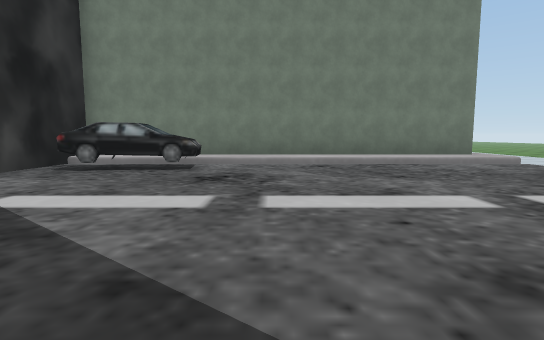
view 1 (above)

12 first-person views from a walk through a Unity game level. The camera is 1.2 m above the floor, tilts 6° down and sees 80° across. The floor is counted in squares, 2 m on a side. Each view is taken from the middle of a square. On the plan, view 1 faces up. The plan holds only what a view shows up to about 10 squares ahead; the rest is blank. The place goes on beyond the plan. The player character is not drawn. Some surface patterns are stand-ins.

view 2
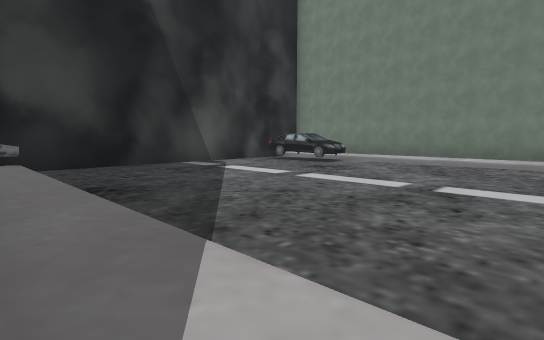

view 3
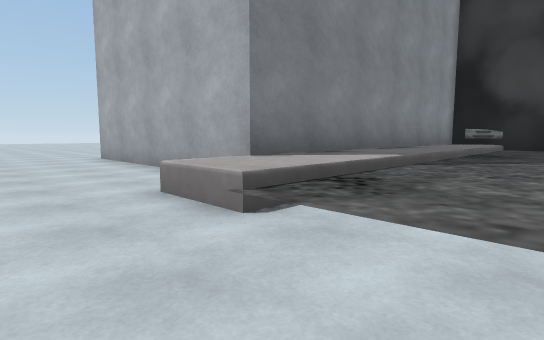

view 4
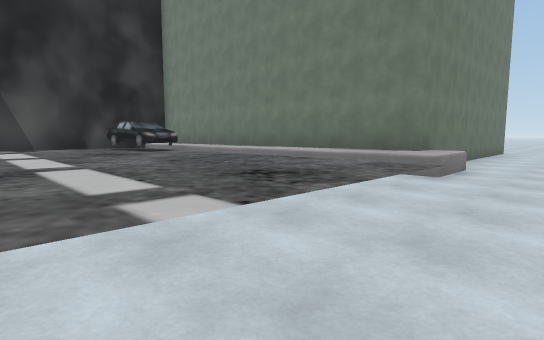

view 5
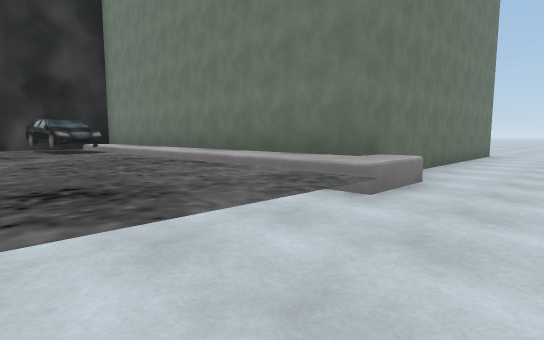

view 6
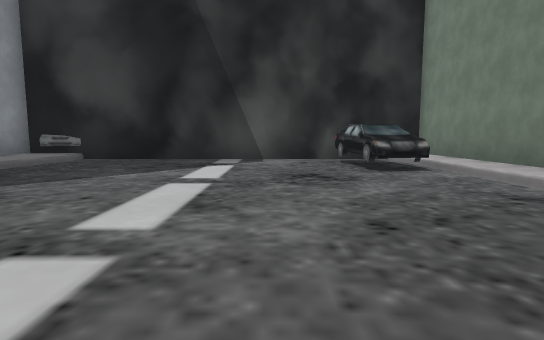

view 7
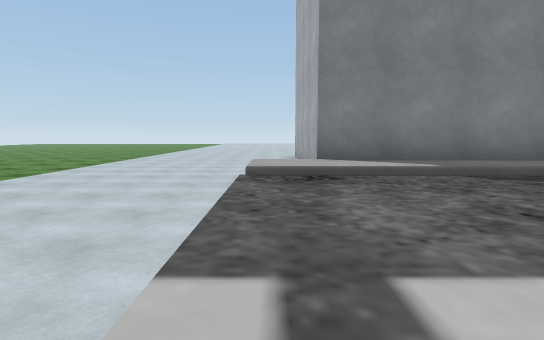

view 8
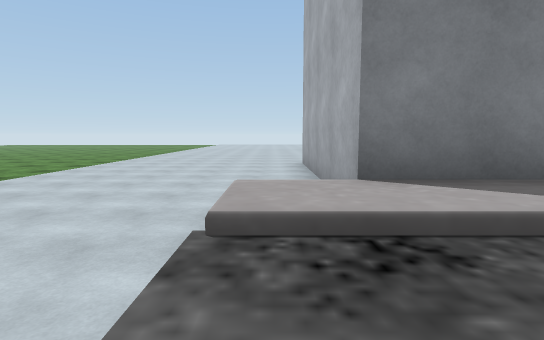

view 9
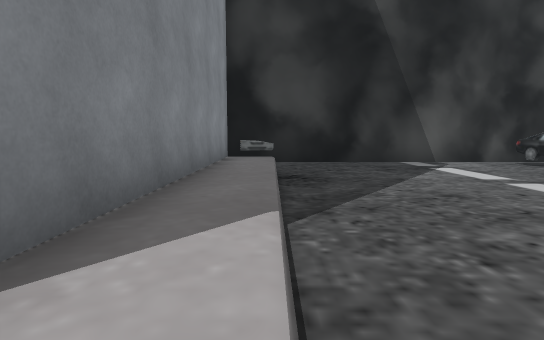

view 10
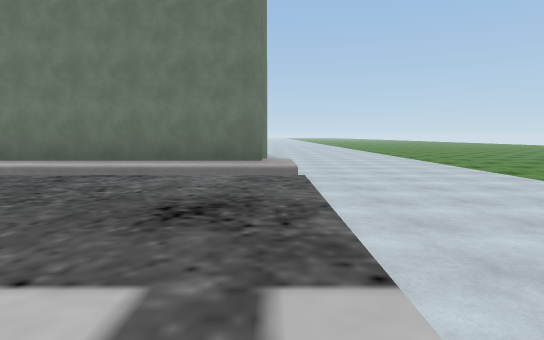

view 11
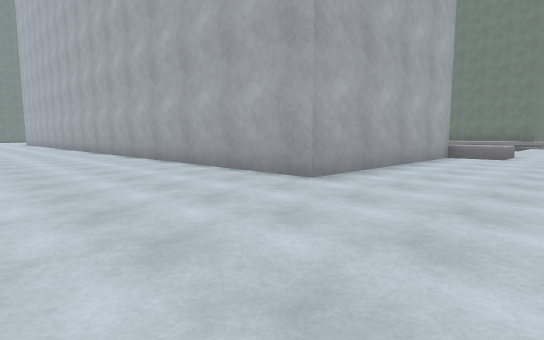

view 12
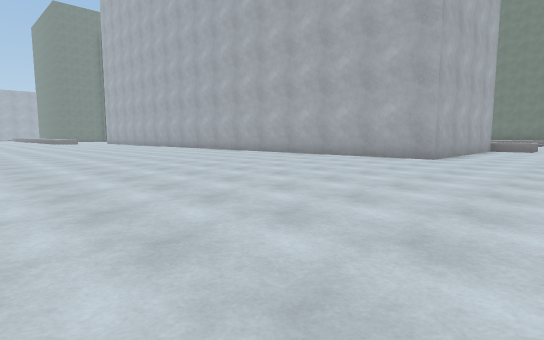

### Floor plan
Key: @ floor where view 1 was taken; # wall or solid block; . main floor; : floor 0.25 m higher than the main floor; + floor 0.5 m higher than the main floor; / step, stairs or slope; ^ raised ledge; O other object.
Columns run from 6 left of view 1 to 7 right of it. Each row starts with its distance up from view 1.
 12            ...
 11            ...
 10            ...
  9            ...
  8  ##########+..
  7  O#.O.........
  6  O:OO:::::::..
  5  O::::::::::..
  4  O::::::::::..
  3  O::::::::::..
  2   ::::::::::..
  1   ::::::::::..
  0  #::::@:::::..
 -1 OO//////////..
 -2 OO++++++++++..
 -3   #^^^^^^##...
 -4           #...
 -5           #...
 -6           #...
 -7           #...
 -8   #########...
 -9   ............
-10  .............
-11  .............
-12     ..........
-13    ...........
-14   ............
-15  .............
-16  .............
-17         ......

Positions as (right, up) in squares from view 1, and headings:
1: (0, 0), facing up
2: (4, -2), facing up-left
3: (7, 1), facing down-left
4: (7, 2), facing up-left
5: (7, 4), facing up-left
6: (4, 4), facing left
7: (5, 4), facing down
8: (5, 1), facing down
9: (5, -1), facing left
10: (5, 2), facing up
11: (7, -12), facing up-left
12: (7, -17), facing up-left
